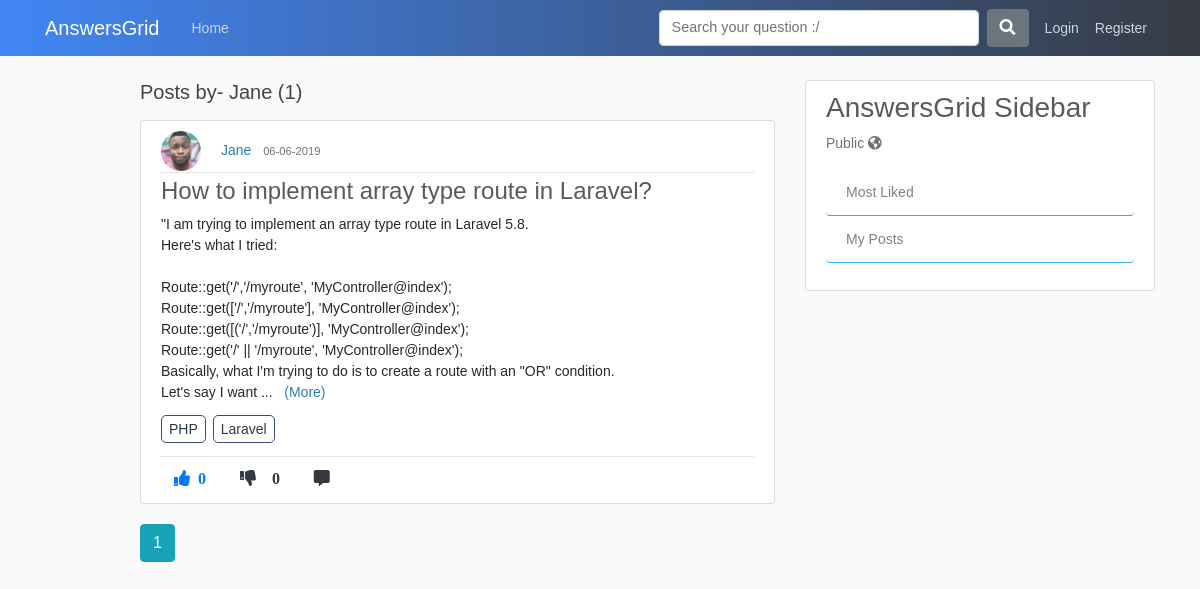
Before: /user/Jane with the older database file.
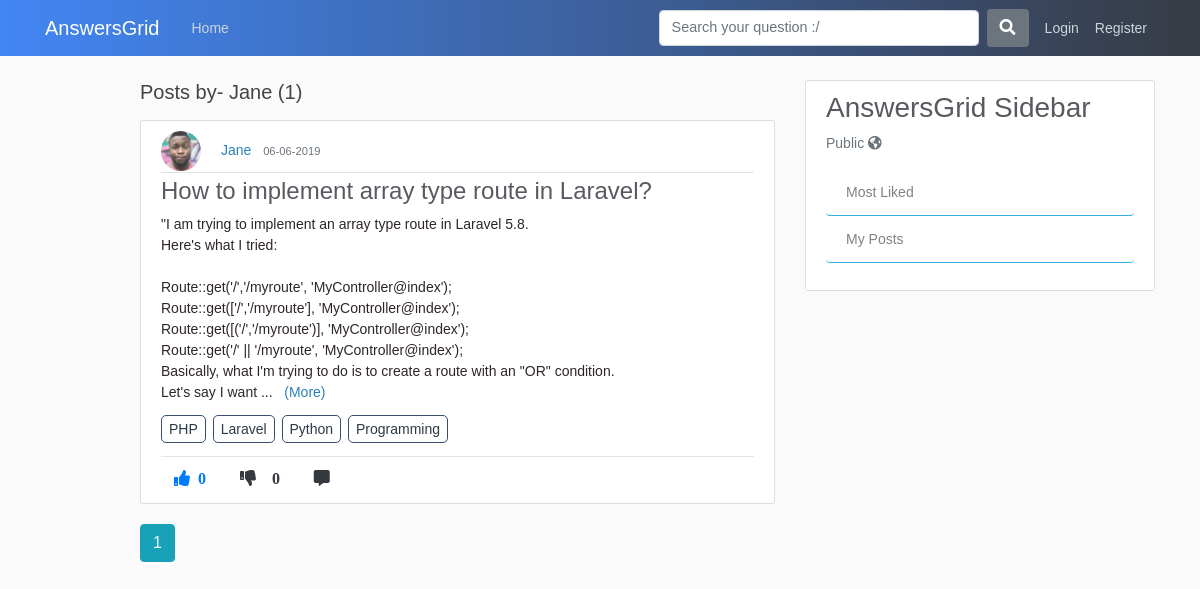
After: the same page with the newer database file.
### application/models.py (models this page shows, shortened)
class Post(db.Model):
    id = db.Column(db.Integer, primary_key=True)
    title = db.Column(db.String(100), nullable=False)
    content = db.Column(db.Text, nullable=False)
    date_posted = db.Column(db.DateTime, nullable=False, default=datetime.utcnow)
    like_count = db.Column(db.Integer, nullable=False, default=0)
    dislike_count = db.Column(db.Integer, nullable=False, default=0)
    user_id = db.Column(db.Integer, db.ForeignKey('user.id'), nullable=False)
    comments = db.relationship('Comment', backref='commentOnPost', lazy=True)
    answers = db.relationship('Answer', backref='answerOnPost', lazy=True)
    favourites = db.relationship('Favourite', backref='favour_post', lazy=True)

class User(db.Model, UserMixin):
    id = db.Column(db.Integer, primary_key=True)
    username = db.Column(db.String(20), unique=True, nullable=False)
    email = db.Column(db.String(120), unique=True, nullable=False)
    image_file = db.Column(db.String(20), nullable=False, default='default.jpg')
    password = db.Column(db.String(60), nullable=False)
    posts = db.relationship('Post', backref='author', lazy=True)
    answers = db.relationship('Answer', backref="author", lazy=True)
    comments = db.relationship('Comment', backref='author', lazy=True)
    answercomments = db.relationship('AnswerComment', backref='author', lazy=True)
    favourites = db.relationship('Favourite', backref='author', lazy=True)

class tagposts(db.Model):
    id = db.Column(db.Integer, primary_key=True, nullable=False)
    post_id = db.Column(db.Integer, db.ForeignKey('post.id'), nullable=False)
    tag_id = db.Column(db.Integer, db.ForeignKey('tags.tag_id'), nullable=False)

class Tags(db.Model):
    tag_id = db.Column(db.Integer, primary_key=True, nullable=False)
    tag_title = db.Column(db.String,nullable=False)

### application/routes.py (the view)
@app.route("/user/<string:username>")
def user_posts(username):
    page = request.args.get('page', 1, type=int)
    user = User.query.filter_by(username=username).first_or_404()
    posts = Post.query.filter_by(author=user)\
        .order_by(Post.date_posted.desc())\
        .paginate(page=page, per_page=5)
    joinedTables = db.session.query(tagposts.post_id,tagposts.tag_id,Tags.tag_title,Post.title,Post.user_id,Post.like_count,Post.content).join(Tags).join(Post).all()
    return render_template('user_posts.html', posts=posts, user=user, joinedTables=joinedTables)

### application/templates/user_posts.html (shortened to what this page needs)
{% extends "layout.html" %}
{% block content %}
    <h5 class="mb-3">Posts by- {{ user.username }} ({{ posts.total }}) </h5>
    {% for post in posts.items %}
        <article class="media content-section">
          <div class="media-body">
            <div class="article-metadata">
              <img class="rounded-circle article-img" src="{{ url_for('static', filename='profile_pics/' + post.author.image_file) }}">
              <a class="mr-2" href="{{ url_for('user_posts', username=post.author.username) }}">{{ post.author.username }}</a>
              <small class="text-muted">{{ post.date_posted.strftime('%d-%m-%Y') }}</small>
            </div>
            <h4 class="text-justify"><a class="article-title" href="{{ url_for('comment_post', post_id=post.id) }}">{{ post.title }}</a></h4>
            <p class="article-content more text-justify">{{ post.content }}</p>
            {% for tag in joinedTables %}
            {% if post.id == tag[0] %}
            <a class="article-content tag-style text-justify" href="{{ url_for('tags', tag_title=tag.tag_title) }}">{{ tag.tag_title }}</a>
            {% endif %}
            {% endfor %}<hr>
            <div class="footRow">
                {%  if current_user.is_authenticated %}
                  <a><i class="fas fa-thumbs-up mr-1 btn upvote"id="/vote/{{post.id}}/{{current_user.id}}" onclick="contentDisp(this);">  {{ post.like_count }} </i></a>
                  <a><i class="fas fa-thumbs-down mr-1 btn upvote" id="/downvote/{{post.id}}/{{current_user.id}}" onclick="contentDisp(this);" >  {{ post.dislike_count }} </i></a>
                  <a href="{{url_for('comment_post', post_id=post.id)}}"><i class="fas fa-comment-alt mr-1 btn text-dark"></i></a>
                  <a href="https://twitter.com/share?ref_src=twsrc%5Etfw" class="twitter-share-button" data-show-count="false"></a>
                  {% else %}
                  <a href="{{url_for('login')}}"><i class="fas fa-thumbs-up mr-1 btn text-primary upvote"><span class="ml-2 likes-count">{{ post.like_count }}</span></i></a>
                  <a href="{{url_for('login')}}"><i class="fas fa-thumbs-down mr-1 btn text-dark"><span id="demo" class="ml-3">{{ post.like_count }}</i></a>
                  <a href="{{url_for('comment_post', post_id=post.id)}}"><i class="fas fa-comment-alt mr-1 btn text-dark"></i></a>
                {% endif %}
               </div>
          </div>
        </article>
    {% endfor %}
    {% for page_num in posts.iter_pages(left_edge=1, right_edge=1, left_current=1, right_current=2) %}
      {% if page_num %}
        {% if posts.page == page_num %}
          <a class="btn btn-info mb-4" href="{{ url_for('user_posts', username=user.username, page=page_num) }}">{{ page_num }}</a>
        {% else %}
          <a class="btn btn-outline-info mb-4" href="{{ url_for('user_posts', username=user.username, page=page_num) }}">{{ page_num }}</a>
        {% endif %}
      {% else %}
      ...
      {% endif %}
    {% endfor %}
{% endblock content %}

Changed rows visible on the page:
added tagposts: tag_title "Python"
added tagposts: tag_title "Programming"
